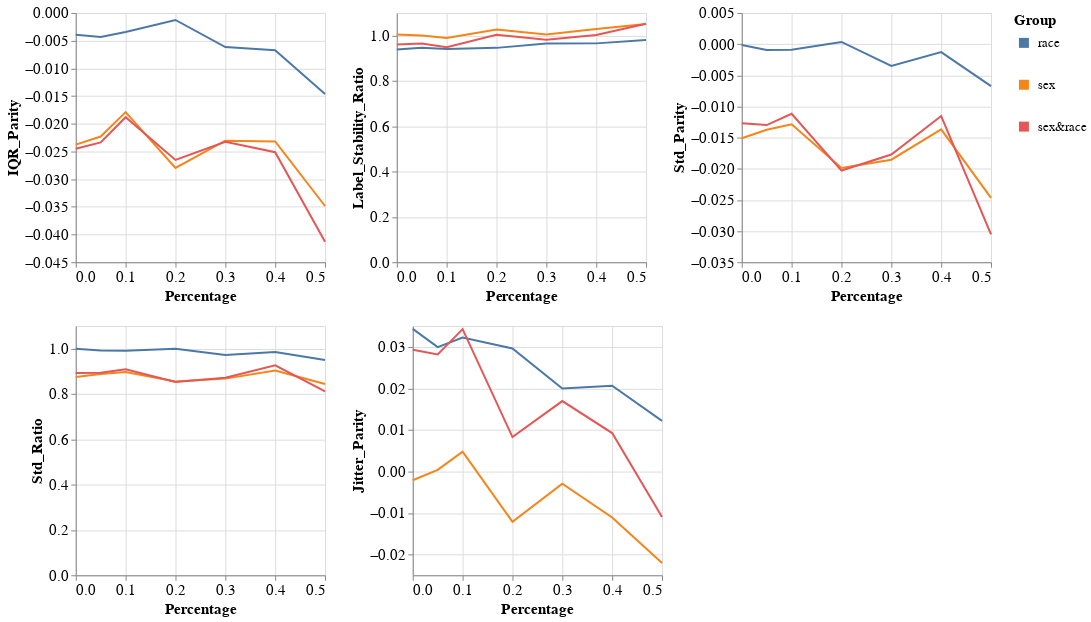

This figure's notebook cell:
### Markdown cell above
### Group metrics per dataset and model

### Code cell
visualizer.create_groups_grid_pct_lines_plot(model_name=MODEL_NAMES[0],
                                             target_preprocessing_technique=PREPROCESSING_TECHNIQUES[0],
                                             group_metrics_type='variance')

### Figure 1 — Vega-Lite specification as saved in the notebook (floating-point values rounded to 4 significant figures)
{"config": {"view": {"continuousWidth": 400, "continuousHeight": 300}, "axis": {"labelFontSize": 15, "titleFontSize": 15}, "legend": {"labelFontSize": 13, "symbolStrokeWidth": 10, "titleFontSize": 15}}, "vconcat": [{"hconcat": [{"mark": "line", "encoding": {"color": {"field": "Group", "type": "nominal"}, "x": {"field": "Percentage", "type": "quantitative"}, "y": {"field": "Metric_Value", "title": "IQR_Parity", "type": "quantitative"}}, "height": 250, "width": 250}, {"data": {"name": "data-26aab744f03af1866e073aaa51b02da6"}, "mark": "line", "encoding": {"color": {"field": "Group", "type": "nominal"}, "x": {"field": "Percentage", "type": "quantitative"}, "y": {"field": "Metric_Value", "title": "Label_Stability_Ratio", "type": "quantitative"}}, "height": 250, "width": 250}, {"data": {"name": "data-191ff103fa61de4daee0c358ce2b2c09"}, "mark": "line", "encoding": {"color": {"field": "Group", "type": "nominal"}, "x": {"field": "Percentage", "type": "quantitative"}, "y": {"field": "Metric_Value", "title": "Std_Parity", "type": "quantitative"}}, "height": 250, "width": 250}]}, {"hconcat": [{"mark": "line", "encoding": {"color": {"field": "Group", "type": "nominal"}, "x": {"field": "Percentage", "type": "quantitative"}, "y": {"field": "Metric_Value", "title": "Std_Ratio", "type": "quantitative"}}, "height": 250, "width": 250}, {"data": {"name": "data-901425e5259987e94da799cdea2d18b4"}, "mark": "line", "encoding": {"color": {"field": "Group", "type": "nominal"}, "x": {"field": "Percentage", "type": "quantitative"}, "y": {"field": "Metric_Value", "title": "Jitter_Parity", "type": "quantitative"}}, "height": 250, "width": 250}], "data": {"name": "data-391e431ff8f1226d0ec252548e533a79"}}], "data": {"name": "data-0257ef451e04a082e9389ac48c4e3a0b"}, "$schema": "https://vega.github.io/schema/vega-lite/v4.17.0.json", "datasets": {"data-0257ef451e04a082e9389ac48c4e3a0b": [{"Model_Name": "DecisionTreeClassifier", "Metric": "IQR_Parity", "Group": "race", "Metric_Value": -0.00392, "Percentage": 0.0}, {"Model_Name": "DecisionTreeClassifier", "Metric": "IQR_Parity", "Group": "sex", "Metric_Value": -0.02377, "Percentage": 0.0}, {"Model_Name": "DecisionTreeClassifier", "Metric": "IQR_Parity", "Group": "sex&race", "Metric_Value": -0.02453, "Percentage": 0.0}, {"Model_Name": "DecisionTreeClassifier", "Metric": "IQR_Parity", "Group": "race", "Metric_Value": -0.004332, "Percentage": 0.05}, {"Model_Name": "DecisionTreeClassifier", "Metric": "IQR_Parity", "Group": "sex", "Metric_Value": -0.02231, "Percentage": 0.05}, {"Model_Name": "DecisionTreeClassifier", "Metric": "IQR_Parity", "Group": "sex&race", "Metric_Value": -0.02337, "Percentage": 0.05}, {"Model_Name": "DecisionTreeClassifier", "Metric": "IQR_Parity", "Group": "race", "Metric_Value": -0.003449, "Percentage": 0.1}, {"Model_Name": "DecisionTreeClassifier", "Metric": "IQR_Parity", "Group": "sex", "Metric_Value": -0.0179, "Percentage": 0.1}, {"Model_Name": "DecisionTreeClassifier", "Metric": "IQR_Parity", "Group": "sex&race", "Metric_Value": -0.01882, "Percentage": 0.1}, {"Model_Name": "DecisionTreeClassifier", "Metric": "IQR_Parity", "Group": "race", "Metric_Value": -0.001266, "Percentage": 0.2}, {"Model_Name": "DecisionTreeClassifier", "Metric": "IQR_Parity", "Group": "sex", "Metric_Value": -0.02798, "Percentage": 0.2}, {"Model_Name": "DecisionTreeClassifier", "Metric": "IQR_Parity", "Group": "sex&race", "Metric_Value": -0.02653, "Percentage": 0.2}, {"Model_Name": "DecisionTreeClassifier", "Metric": "IQR_Parity", "Group": "race", "Metric_Value": -0.006155, "Percentage": 0.3}, {"Model_Name": "DecisionTreeClassifier", "Metric": "IQR_Parity", "Group": "sex", "Metric_Value": -0.02306, "Percentage": 0.3}, {"Model_Name": "DecisionTreeClassifier", "Metric": "IQR_Parity", "Group": "sex&race", "Metric_Value": -0.02325, "Percentage": 0.3}, {"Model_Name": "DecisionTreeClassifier", "Metric": "IQR_Parity", "Group": "race", "Metric_Value": -0.006725, "Percentage": 0.4}, {"Model_Name": "DecisionTreeClassifier", "Metric": "IQR_Parity", "Group": "sex", "Metric_Value": -0.02321, "Percentage": 0.4}, {"Model_Name": "DecisionTreeClassifier", "Metric": "IQR_Parity", "Group": "sex&race", "Metric_Value": -0.02514, "Percentage": 0.4}, {"Model_Name": "DecisionTreeClassifier", "Metric": "IQR_Parity", "Group": "race", "Metric_Value": -0.01462, "Percentage": 0.5}, {"Model_Name": "DecisionTreeClassifier", "Metric": "IQR_Parity", "Group": "sex", "Metric_Value": -0.03485, "Percentage": 0.5}, {"Model_Name": "DecisionTreeClassifier", "Metric": "IQR_Parity", "Group": "sex&race", "Metric_Value": -0.0413, "Percentage": 0.5}], "data-26aab744f03af1866e073aaa51b02da6": [{"Model_Name": "DecisionTreeClassifier", "Metric": "Label_Stability_Ratio", "Group": "race", "Metric_Value": 0.9383, "Percentage": 0.0}, {"Model_Name": "DecisionTreeClassifier", "Metric": "Label_Stability_Ratio", "Group": "sex", "Metric_Value": 1.005, "Percentage": 0.0}, {"Model_Name": "DecisionTreeClassifier", "Metric": "Label_Stability_Ratio", "Group": "sex&race", "Metric_Value": 0.9604, "Percentage": 0.0}, {"Model_Name": "DecisionTreeClassifier", "Metric": "Label_Stability_Ratio", "Group": "race", "Metric_Value": 0.9459, "Percentage": 0.05}, {"Model_Name": "DecisionTreeClassifier", "Metric": "Label_Stability_Ratio", "Group": "sex", "Metric_Value": 1.0, "Percentage": 0.05}, {"Model_Name": "DecisionTreeClassifier", "Metric": "Label_Stability_Ratio", "Group": "sex&race", "Metric_Value": 0.9647, "Percentage": 0.05}, {"Model_Name": "DecisionTreeClassifier", "Metric": "Label_Stability_Ratio", "Group": "race", "Metric_Value": 0.9414, "Percentage": 0.1}, {"Model_Name": "DecisionTreeClassifier", "Metric": "Label_Stability_Ratio", "Group": "sex", "Metric_Value": 0.99, "Percentage": 0.1}, {"Model_Name": "DecisionTreeClassifier", "Metric": "Label_Stability_Ratio", "Group": "sex&race", "Metric_Value": 0.9483, "Percentage": 0.1}, {"Model_Name": "DecisionTreeClassifier", "Metric": "Label_Stability_Ratio", "Group": "race", "Metric_Value": 0.9459, "Percentage": 0.2}, {"Model_Name": "DecisionTreeClassifier", "Metric": "Label_Stability_Ratio", "Group": "sex", "Metric_Value": 1.027, "Percentage": 0.2}, {"Model_Name": "DecisionTreeClassifier", "Metric": "Label_Stability_Ratio", "Group": "sex&race", "Metric_Value": 1.004, "Percentage": 0.2}, {"Model_Name": "DecisionTreeClassifier", "Metric": "Label_Stability_Ratio", "Group": "race", "Metric_Value": 0.9653, "Percentage": 0.3}, {"Model_Name": "DecisionTreeClassifier", "Metric": "Label_Stability_Ratio", "Group": "sex", "Metric_Value": 1.005, "Percentage": 0.3}, {"Model_Name": "DecisionTreeClassifier", "Metric": "Label_Stability_Ratio", "Group": "sex&race", "Metric_Value": 0.9816, "Percentage": 0.3}, {"Model_Name": "DecisionTreeClassifier", "Metric": "Label_Stability_Ratio", "Group": "race", "Metric_Value": 0.9658, "Percentage": 0.4}, {"Model_Name": "DecisionTreeClassifier", "Metric": "Label_Stability_Ratio", "Group": "sex", "Metric_Value": 1.029, "Percentage": 0.4}, {"Model_Name": "DecisionTreeClassifier", "Metric": "Label_Stability_Ratio", "Group": "sex&race", "Metric_Value": 1.003, "Percentage": 0.4}, {"Model_Name": "DecisionTreeClassifier", "Metric": "Label_Stability_Ratio", "Group": "race", "Metric_Value": 0.9806, "Percentage": 0.5}, {"Model_Name": "DecisionTreeClassifier", "Metric": "Label_Stability_Ratio", "Group": "sex", "Metric_Value": 1.051, "Percentage": 0.5}, {"Model_Name": "DecisionTreeClassifier", "Metric": "Label_Stability_Ratio", "Group": "sex&race", "Metric_Value": 1.053, "Percentage": 0.5}], "data-191ff103fa61de4daee0c358ce2b2c09": [{"Model_Name": "DecisionTreeClassifier", "Metric": "Std_Parity", "Group": "race", "Metric_Value": -0.0001423, "Percentage": 0.0}, {"Model_Name": "DecisionTreeClassifier", "Metric": "Std_Parity", "Group": "sex", "Metric_Value": -0.01512, "Percentage": 0.0}, {"Model_Name": "DecisionTreeClassifier", "Metric": "Std_Parity", "Group": "sex&race", "Metric_Value": -0.0127, "Percentage": 0.0}, {"Model_Name": "DecisionTreeClassifier", "Metric": "Std_Parity", "Group": "race", "Metric_Value": -0.0009465, "Percentage": 0.05}, {"Model_Name": "DecisionTreeClassifier", "Metric": "Std_Parity", "Group": "sex", "Metric_Value": -0.01375, "Percentage": 0.05}, {"Model_Name": "DecisionTreeClassifier", "Metric": "Std_Parity", "Group": "sex&race", "Metric_Value": -0.01299, "Percentage": 0.05}, {"Model_Name": "DecisionTreeClassifier", "Metric": "Std_Parity", "Group": "race", "Metric_Value": -0.0008976, "Percentage": 0.1}, {"Model_Name": "DecisionTreeClassifier", "Metric": "Std_Parity", "Group": "sex", "Metric_Value": -0.01287, "Percentage": 0.1}, {"Model_Name": "DecisionTreeClassifier", "Metric": "Std_Parity", "Group": "sex&race", "Metric_Value": -0.01118, "Percentage": 0.1}, {"Model_Name": "DecisionTreeClassifier", "Metric": "Std_Parity", "Group": "race", "Metric_Value": 0.0003514, "Percentage": 0.2}, {"Model_Name": "DecisionTreeClassifier", "Metric": "Std_Parity", "Group": "sex", "Metric_Value": -0.01988, "Percentage": 0.2}, {"Model_Name": "DecisionTreeClassifier", "Metric": "Std_Parity", "Group": "sex&race", "Metric_Value": -0.02029, "Percentage": 0.2}, {"Model_Name": "DecisionTreeClassifier", "Metric": "Std_Parity", "Group": "race", "Metric_Value": -0.003501, "Percentage": 0.3}, {"Model_Name": "DecisionTreeClassifier", "Metric": "Std_Parity", "Group": "sex", "Metric_Value": -0.01855, "Percentage": 0.3}, {"Model_Name": "DecisionTreeClassifier", "Metric": "Std_Parity", "Group": "sex&race", "Metric_Value": -0.01773, "Percentage": 0.3}, {"Model_Name": "DecisionTreeClassifier", "Metric": "Std_Parity", "Group": "race", "Metric_Value": -0.001281, "Percentage": 0.4}, {"Model_Name": "DecisionTreeClassifier", "Metric": "Std_Parity", "Group": "sex", "Metric_Value": -0.01369, "Percentage": 0.4}, {"Model_Name": "DecisionTreeClassifier", "Metric": "Std_Parity", "Group": "sex&race", "Metric_Value": -0.01154, "Percentage": 0.4}, {"Model_Name": "DecisionTreeClassifier", "Metric": "Std_Parity", "Group": "race", "Metric_Value": -0.006735, "Percentage": 0.5}, {"Model_Name": "DecisionTreeClassifier", "Metric": "Std_Parity", "Group": "sex", "Metric_Value": -0.02468, "Percentage": 0.5}, {"Model_Name": "DecisionTreeClassifier", "Metric": "Std_Parity", "Group": "sex&race", "Metric_Value": -0.03054, "Percentage": 0.5}], "data-391e431ff8f1226d0ec252548e533a79": [{"Model_Name": "DecisionTreeClassifier", "Metric": "Std_Ratio", "Group": "race", "Metric_Value": 1.0, "Percentage": 0.0}, {"Model_Name": "DecisionTreeClassifier", "Metric": "Std_Ratio", "Group": "sex", "Metric_Value": 0.8753, "Percentage": 0.0}, {"Model_Name": "DecisionTreeClassifier", "Metric": "Std_Ratio", "Group": "sex&race", "Metric_Value": 0.8929, "Percentage": 0.0}, {"Model_Name": "DecisionTreeClassifier", "Metric": "Std_Ratio", "Group": "race", "Metric_Value": 0.9918, "Percentage": 0.05}, {"Model_Name": "DecisionTreeClassifier", "Metric": "Std_Ratio", "Group": "sex", "Metric_Value": 0.888, "Percentage": 0.05}, {"Model_Name": "DecisionTreeClassifier", "Metric": "Std_Ratio", "Group": "sex&race", "Metric_Value": 0.8933, "Percentage": 0.05}, {"Model_Name": "DecisionTreeClassifier", "Metric": "Std_Ratio", "Group": "race", "Metric_Value": 0.9906, "Percentage": 0.1}, {"Model_Name": "DecisionTreeClassifier", "Metric": "Std_Ratio", "Group": "sex", "Metric_Value": 0.8967, "Percentage": 0.1}, {"Model_Name": "DecisionTreeClassifier", "Metric": "Std_Ratio", "Group": "sex&race", "Metric_Value": 0.9094, "Percentage": 0.1}, {"Model_Name": "DecisionTreeClassifier", "Metric": "Std_Ratio", "Group": "race", "Metric_Value": 1.0, "Percentage": 0.2}, {"Model_Name": "DecisionTreeClassifier", "Metric": "Std_Ratio", "Group": "sex", "Metric_Value": 0.855, "Percentage": 0.2}, {"Model_Name": "DecisionTreeClassifier", "Metric": "Std_Ratio", "Group": "sex&race", "Metric_Value": 0.8533, "Percentage": 0.2}, {"Model_Name": "DecisionTreeClassifier", "Metric": "Std_Ratio", "Group": "race", "Metric_Value": 0.9726, "Percentage": 0.3}, {"Model_Name": "DecisionTreeClassifier", "Metric": "Std_Ratio", "Group": "sex", "Metric_Value": 0.8679, "Percentage": 0.3}, {"Model_Name": "DecisionTreeClassifier", "Metric": "Std_Ratio", "Group": "sex&race", "Metric_Value": 0.8717, "Percentage": 0.3}, {"Model_Name": "DecisionTreeClassifier", "Metric": "Std_Ratio", "Group": "race", "Metric_Value": 0.9849, "Percentage": 0.4}, {"Model_Name": "DecisionTreeClassifier", "Metric": "Std_Ratio", "Group": "sex", "Metric_Value": 0.9037, "Percentage": 0.4}, {"Model_Name": "DecisionTreeClassifier", "Metric": "Std_Ratio", "Group": "sex&race", "Metric_Value": 0.9268, "Percentage": 0.4}, {"Model_Name": "DecisionTreeClassifier", "Metric": "Std_Ratio", "Group": "race", "Metric_Value": 0.9498, "Percentage": 0.5}, {"Model_Name": "DecisionTreeClassifier", "Metric": "Std_Ratio", "Group": "sex", "Metric_Value": 0.8439, "Percentage": 0.5}, {"Model_Name": "DecisionTreeClassifier", "Metric": "Std_Ratio", "Group": "sex&race", "Metric_Value": 0.8114, "Percentage": 0.5}], "data-901425e5259987e94da799cdea2d18b4": [{"Model_Name": "DecisionTreeClassifier", "Metric": "Jitter_Parity", "Group": "race", "Metric_Value": 0.03431, "Percentage": 0.0}, {"Model_Name": "DecisionTreeClassifier", "Metric": "Jitter_Parity", "Group": "sex", "Metric_Value": -0.002127, "Percentage": 0.0}, {"Model_Name": "DecisionTreeClassifier", "Metric": "Jitter_Parity", "Group": "sex&race", "Metric_Value": 0.02929, "Percentage": 0.0}, {"Model_Name": "DecisionTreeClassifier", "Metric": "Jitter_Parity", "Group": "race", "Metric_Value": 0.02993, "Percentage": 0.05}, {"Model_Name": "DecisionTreeClassifier", "Metric": "Jitter_Parity", "Group": "sex", "Metric_Value": 0.0003869, "Percentage": 0.05}, {"Model_Name": "DecisionTreeClassifier", "Metric": "Jitter_Parity", "Group": "sex&race", "Metric_Value": 0.02816, "Percentage": 0.05}, {"Model_Name": "DecisionTreeClassifier", "Metric": "Jitter_Parity", "Group": "race", "Metric_Value": 0.03224, "Percentage": 0.1}, {"Model_Name": "DecisionTreeClassifier", "Metric": "Jitter_Parity", "Group": "sex", "Metric_Value": 0.004734, "Percentage": 0.1}, {"Model_Name": "DecisionTreeClassifier", "Metric": "Jitter_Parity", "Group": "sex&race", "Metric_Value": 0.03424, "Percentage": 0.1}, {"Model_Name": "DecisionTreeClassifier", "Metric": "Jitter_Parity", "Group": "race", "Metric_Value": 0.02961, "Percentage": 0.2}, {"Model_Name": "DecisionTreeClassifier", "Metric": "Jitter_Parity", "Group": "sex", "Metric_Value": -0.01214, "Percentage": 0.2}, {"Model_Name": "DecisionTreeClassifier", "Metric": "Jitter_Parity", "Group": "sex&race", "Metric_Value": 0.008267, "Percentage": 0.2}, {"Model_Name": "DecisionTreeClassifier", "Metric": "Jitter_Parity", "Group": "race", "Metric_Value": 0.01997, "Percentage": 0.3}, {"Model_Name": "DecisionTreeClassifier", "Metric": "Jitter_Parity", "Group": "sex", "Metric_Value": -0.00296, "Percentage": 0.3}, {"Model_Name": "DecisionTreeClassifier", "Metric": "Jitter_Parity", "Group": "sex&race", "Metric_Value": 0.01693, "Percentage": 0.3}, {"Model_Name": "DecisionTreeClassifier", "Metric": "Jitter_Parity", "Group": "race", "Metric_Value": 0.02062, "Percentage": 0.4}, {"Model_Name": "DecisionTreeClassifier", "Metric": "Jitter_Parity", "Group": "sex", "Metric_Value": -0.01107, "Percentage": 0.4}, {"Model_Name": "DecisionTreeClassifier", "Metric": "Jitter_Parity", "Group": "sex&race", "Metric_Value": 0.00923, "Percentage": 0.4}, {"Model_Name": "DecisionTreeClassifier", "Metric": "Jitter_Parity", "Group": "race", "Metric_Value": 0.01217, "Percentage": 0.5}, {"Model_Name": "DecisionTreeClassifier", "Metric": "Jitter_Parity", "Group": "sex", "Metric_Value": -0.02202, "Percentage": 0.5}, {"Model_Name": "DecisionTreeClassifier", "Metric": "Jitter_Parity", "Group": "sex&race", "Metric_Value": -0.011, "Percentage": 0.5}]}}
